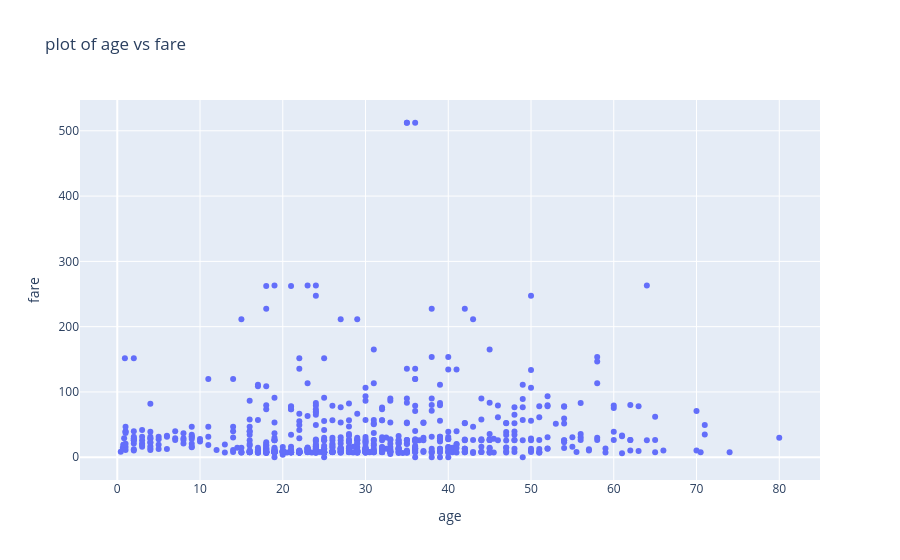

Notebook source saved alongside this figure:
### Code cell
# scatter plot 
fig = px.scatter(df, x='age', y='fare', title='plot of age vs fare')
fig.show()

### Figure 1 — Plotly figure (JSON) as saved in the notebook; plotly's stock layout.template omitted (floating-point values rounded to 4 significant figures; data arrays with more than 128 entries replaced by an {"elided": "..."} marker saying what was removed)
{"data": [{"hovertemplate": "age=%{x}<br>fare=%{y}<extra></extra>", "legendgroup": "", "marker": {"color": "#636efa", "symbol": "circle"}, "mode": "markers", "name": "", "orientation": "v", "showlegend": false, "type": "scatter", "x": {"elided": "891 float values"}, "xaxis": "x", "y": {"elided": "891 float values"}, "yaxis": "y"}], "layout": {"legend": {"tracegroupgap": 0}, "title": {"text": "plot of age vs fare"}, "xaxis": {"anchor": "y", "domain": [0, 1], "title": {"text": "age"}}, "yaxis": {"anchor": "x", "domain": [0, 1], "title": {"text": "fare"}}}}
